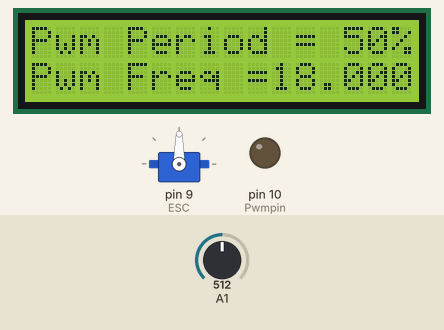
A sketch run on a simulated Arduino Uno, built with avr-gcc and run on an emulated ATmega328P. On the bench: servo, 16×2 character LCD, output pins drawn as LEDs (lit = HIGH). The test bench sets the inputs (shaded band); at power-on: A1 = 512.

Above: at 1.2 s.
1.3 s: A1 set to 716
At 3.9 s:
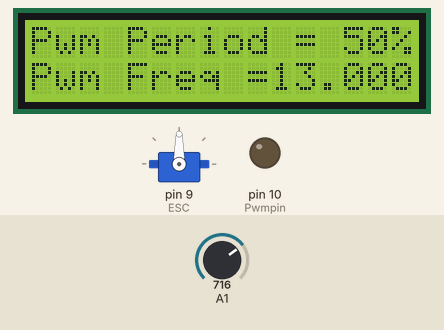
4.5 s: A1 set to 900
At 6.5 s:
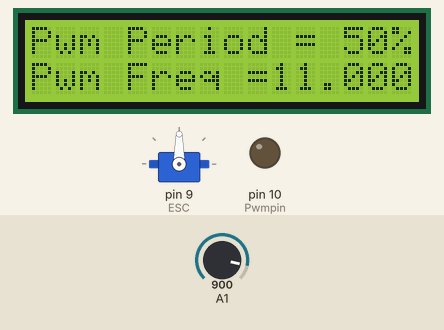
7.5 s: A1 set to 306
At 10.3 s:
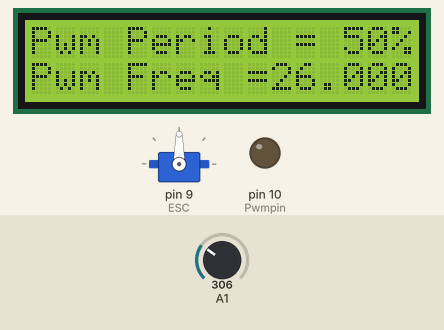
Timing chart, 0 to 11.8 s (numbered marks = the images above; inputs shaded):
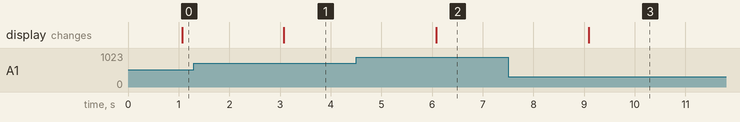

Measured:
- after the input at 1.3 s, the display: changes after 1.8 s (image 1)
- after the input at 4.5 s, the display: changes after 1.6 s (image 2)
- after the input at 7.5 s, the display: changes after 1.6 s (image 3)

The sketch:

pulse_gen_esc.ino
```cpp
#include <LiquidCrystal.h>
#include <Servo.h>                       //Use the Servo librarey for generating PWM

Servo ESC;                               //name the servo object, here ESC

LiquidCrystal lcd(13, 12, 5, 4, 3, 2);   //name the LCD object, here ESC
int Pwmpin=10;                           //Pwm Output Pin
int Fchange= A1;                         //Frequency change through Potentiometer

void setup()
{
ESC.attach(9);                            //Generate PWM in pin 9 of Arduino
lcd.begin(16, 2);                         // set up the LCD's number of columns and rows:
pinMode(Pwmpin, OUTPUT);                  //Pwm pin as Output
TCCR1A=_BV(COM1A1)|_BV(COM1B1);           //Non-inverted Mode
TCCR1B=_BV(WGM13)|_BV(CS11);              //Prescalar 8
lcd.setCursor(0, 0);                      //Lcd Coulomb 0 Row 1
lcd.print("Pwm Period = 50%");
}

void loop(){
// ESC Stuff
int throttle = analogRead(A0); //Read the voltage from POT
throttle = map(throttle, 0, 1023, 0, 180); //Map the values of 0-102 from pot to 0-180 bcs servo works only from 0-180
ESC.write(throttle); //based on the value of throttle generate PWM signal
// ESC Stuff

float freq=0;
float count=10000,countt=0,Pinput=0;

while(1){
ICR1=count;                  //variable Frequency
countt=2*8*count;
freq= int(16000000/countt);
OCR1A=int(count/2);
lcd.setCursor(0, 1);           //Lcd Coulomb 0 Row 2
lcd.print("Pwm Freq =");
lcd.print(freq);
count=10000;
Pinput=analogRead(A1);         //Read input value
Pinput=(Pinput/0.0113);
count=count+Pinput;
if(count>=100000)
  {
    count=10000;
  }
  delay(1000);
}
}
```
